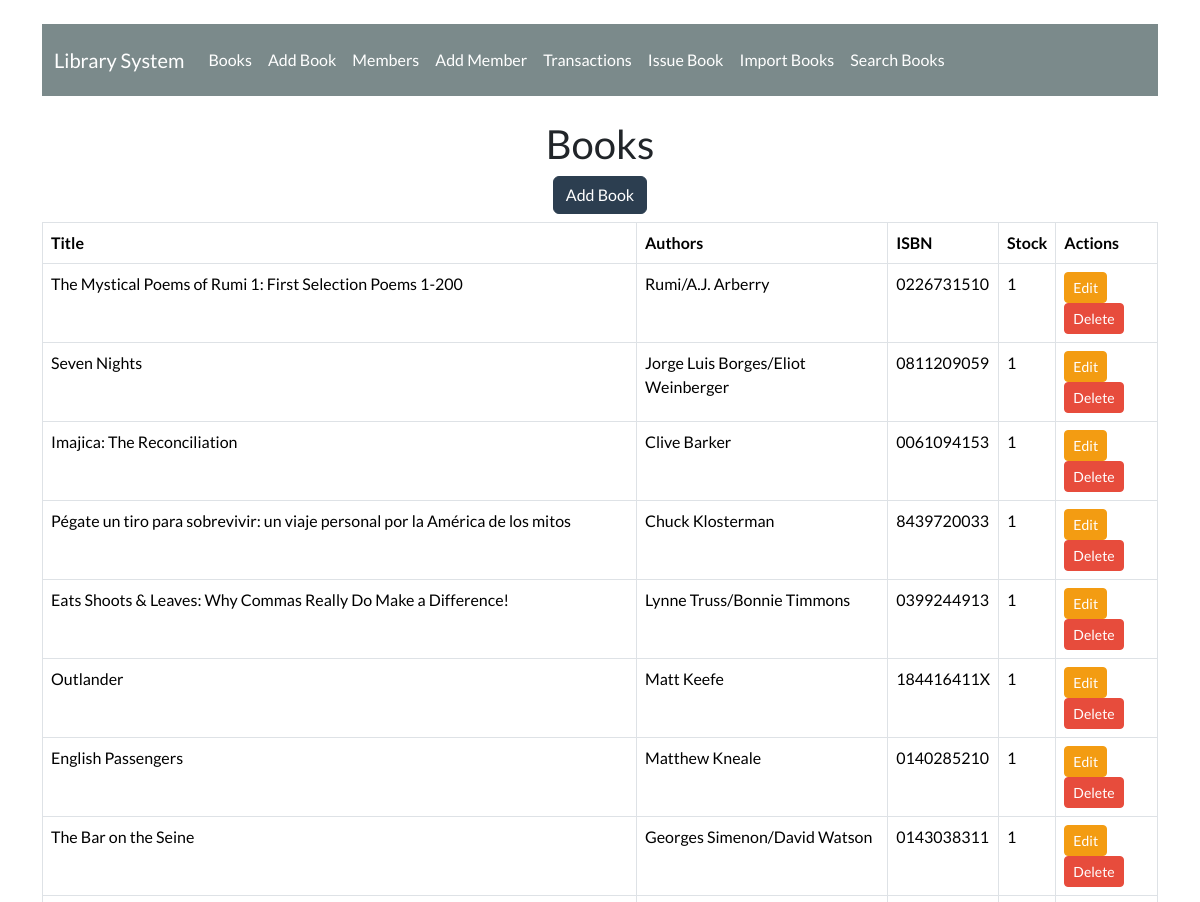
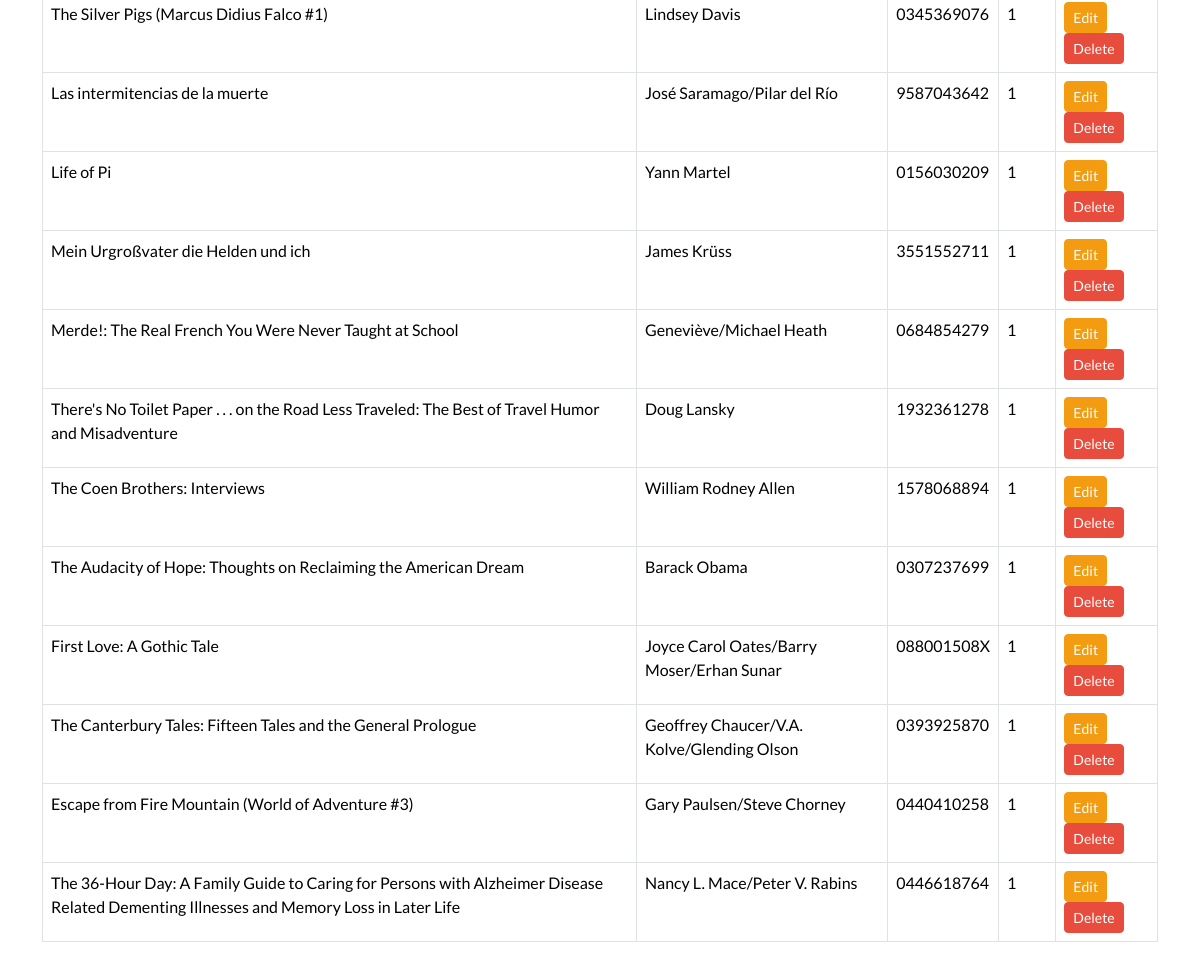
The page / on the database its author committed (2 pictures, top to bottom).
### libraryapp/models.py (models this page shows, shortened)
class Book(models.Model):
    title = models.CharField(max_length=255)
    author = models.TextField()
    isbn = models.CharField(max_length=20, unique=True)
    publisher = models.CharField(max_length=255)
    num_pages = models.IntegerField()
    stock = models.PositiveIntegerField(default=1)

### libraryapp/views.py (the view)
# urls.py: path('', views.book_list, name='book_list'),
def book_list(request):
    books = Book.objects.all()
    return render(request, 'book_list.html', {'books': books})

### libraryapp/templates/book_list.html
{% extends 'main.html' %}
{% block content %}
<h2>Books</h2>
<a href="{% url 'book_add' %}" class="btn btn-primary mb-2">Add Book</a>
<table class="table table-bordered">
  <thead>
    <tr>
      <th>Title</th>
      <th>Authors</th>
      <th>ISBN</th>
      <th>Stock</th>
      <th>Actions</th>
    </tr>
  </thead>
  <tbody>
    {% for book in books %}
    <tr>
      <td>{{ book.title }}</td>
      <td>{{ book.author }}</td>
      <td>{{ book.isbn }}</td>
      <td>{{ book.stock }}</td>
      <td>
        <a href="{% url 'book_update' book.id %}" class="btn btn-sm btn-warning">Edit</a>
        <a href="{% url 'book_delete' book.id %}" class="btn btn-sm btn-danger">Delete</a>
      </td>
    </tr>
    {% endfor %}
  </tbody>
</table>
{% endblock %}

### templates/main.html (shortened to what this page needs)
{% load static %}
<!DOCTYPE html>
<html lang="en">
<head>
    <link rel="stylesheet" href="{% static 'style.css' %}">
    <link href="https://cdn.jsdelivr.net/npm/bootswatch@5.3.0/dist/flatly/bootstrap.min.css" rel="stylesheet">
</head>
<body class="container mt-4">
    {% include 'nav.html' %}
    <center>
        {% block content %}
        {% endblock %}
    </center>
</body>
</html>

### templates/nav.html (shortened to what this page needs)
<nav class="navbar navbar-expand-lg navbar-dark bg-dark mb-4">
  <div class="container-fluid">
    <a class="navbar-brand" href="{% url 'book_list' %}">Library System</a>
    <div class="collapse navbar-collapse" id="navbarNav">
      <ul class="navbar-nav">
        <li class="nav-item">
          <a class="nav-link" href="{% url 'book_list' %}">Books</a>
        </li>
        <li class="nav-item">
          <a class="nav-link" href="{% url 'book_add' %}">Add Book</a>
        </li>
        <li class="nav-item">
          <a class="nav-link" href="{% url 'member_list' %}">Members</a>
        </li>
        <li class="nav-item">
          <a class="nav-link" href="{% url 'member_add' %}">Add Member</a>
        </li>
        <li class="nav-item">
          <a class="nav-link" href="{% url 'transaction_list' %}">Transactions</a>
        </li>
        <li class="nav-item">
          <a class="nav-link" href="{% url 'issue_book' %}">Issue Book</a>
        </li>
        <li class="nav-item">
          <a class="nav-link" href="{% url 'import_books' %}">Import Books</a>
        </li>
        <li class="nav-item">
          <a class="nav-link" href="{% url 'search_books' %}">Search Books</a>
        </li>
      </ul>
    </div>
  </div>
</nav>

### rows shown on the page
Book: title "The Mystical Poems of Rumi 1: First Selection Poems 1-200", author "Rumi/A.J. Arberry", isbn "0226731510", stock "1"
Book: title "Seven Nights", author "Jorge Luis Borges/Eliot Weinberger", isbn "0811209059", stock "1"
Book: title "Imajica: The Reconciliation", author "Clive Barker", isbn "0061094153", stock "1"
Book: title "Pégate un tiro para sobrevivir: un viaje personal por la América de los mitos", author "Chuck Klosterman", isbn "8439720033", stock "1"
Book: title "Eats Shoots & Leaves: Why Commas Really Do Make a Difference!", author "Lynne Truss/Bonnie Timmons", isbn "0399244913", stock "1"
Book: title "Outlander", author "Matt Keefe", isbn "184416411X", stock "1"
Book: title "English Passengers", author "Matthew Kneale", isbn "0140285210", stock "1"
Book: title "The Bar on the Seine", author "Georges Simenon/David Watson", isbn "0143038311", stock "1"
Book: title "The Silver Pigs (Marcus Didius Falco #1)", author "Lindsey Davis", isbn "0345369076", stock "1"
Book: title "Las intermitencias de la muerte", author "José Saramago/Pilar del Río", isbn "9587043642", stock "1"
Book: title "Life of Pi", author "Yann Martel", isbn "0156030209", stock "1"
Book: title "Mein Urgroßvater die Helden und ich", author "James Krüss", isbn "3551552711", stock "1"
Book: title "Merde!: The Real French You Were Never Taught at School", author "Geneviève/Michael Heath", isbn "0684854279", stock "1"
Book: title "There's No Toilet Paper . . . on the Road Less Traveled: The Best of Travel Humor and Misadventure", author "Doug Lansky", isbn "1932361278", stock "1"
Book: title "The Coen Brothers: Interviews", author "William Rodney Allen", isbn "1578068894", stock "1"
Book: title "The Audacity of Hope: Thoughts on Reclaiming the American Dream", author "Barack Obama", isbn "0307237699", stock "1"
Book: title "First Love: A Gothic Tale", author "Joyce Carol Oates/Barry Moser/Erhan Sunar", isbn "088001508X", stock "1"
Book: title "The Canterbury Tales: Fifteen Tales and the General Prologue", author "Geoffrey Chaucer/V.A. Kolve/Glending Olson", isbn "0393925870", stock "1"
Book: title "Escape from Fire Mountain (World of Adventure #3)", author "Gary Paulsen/Steve Chorney", isbn "0440410258", stock "1"
Book: title "The 36-Hour Day: A Family Guide to Caring for Persons with Alzheimer Disease Related Dementing Illnesses and Memory Loss in Later Life", author "Nancy L. Mace/Peter V. Rabins", isbn "0446618764", stock "1"
